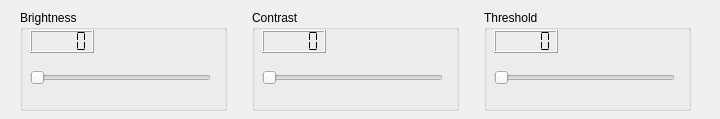
<ui version="4.0" >
 <class>LowPanel</class>
 <widget class="QWidget" name="LowPanel" >
  <property name="geometry" >
   <rect>
    <x>0</x>
    <y>0</y>
    <width>720</width>
    <height>119</height>
   </rect>
  </property>
  <property name="windowTitle" >
   <string>Form</string>
  </property>
  <widget class="QWidget" name="horizontalLayout" >
   <property name="geometry" >
    <rect>
     <x>20</x>
     <y>10</y>
     <width>671</width>
     <height>101</height>
    </rect>
   </property>
   <layout class="QHBoxLayout" >
    <property name="spacing" >
     <number>25</number>
    </property>
    <item>
     <widget class="QGroupBox" name="groupBox" >
      <property name="title" >
       <string>Brightness</string>
      </property>
      <widget class="QSlider" name="brightnessSlider" >
       <property name="geometry" >
        <rect>
         <x>10</x>
         <y>60</y>
         <width>181</width>
         <height>16</height>
        </rect>
       </property>
       <property name="maximum" >
        <number>100</number>
       </property>
       <property name="orientation" >
        <enum>Qt::Horizontal</enum>
       </property>
      </widget>
      <widget class="QLCDNumber" name="lcdBrightness" >
       <property name="geometry" >
        <rect>
         <x>10</x>
         <y>20</y>
         <width>64</width>
         <height>23</height>
        </rect>
       </property>
       <property name="segmentStyle" >
        <enum>QLCDNumber::Flat</enum>
       </property>
      </widget>
     </widget>
    </item>
    <item>
     <widget class="QGroupBox" name="groupBox_3" >
      <property name="title" >
       <string>Contrast</string>
      </property>
      <widget class="QSlider" name="contrastSlider" >
       <property name="geometry" >
        <rect>
         <x>10</x>
         <y>60</y>
         <width>181</width>
         <height>16</height>
        </rect>
       </property>
       <property name="maximum" >
        <number>100</number>
       </property>
       <property name="orientation" >
        <enum>Qt::Horizontal</enum>
       </property>
      </widget>
      <widget class="QLCDNumber" name="lcdContrast" >
       <property name="geometry" >
        <rect>
         <x>10</x>
         <y>20</y>
         <width>64</width>
         <height>23</height>
        </rect>
       </property>
       <property name="segmentStyle" >
        <enum>QLCDNumber::Flat</enum>
       </property>
      </widget>
     </widget>
    </item>
    <item>
     <widget class="QGroupBox" name="groupBox_2" >
      <property name="title" >
       <string>Threshold</string>
      </property>
      <widget class="QSlider" name="thresholdSlider" >
       <property name="geometry" >
        <rect>
         <x>10</x>
         <y>60</y>
         <width>181</width>
         <height>16</height>
        </rect>
       </property>
       <property name="maximum" >
        <number>100</number>
       </property>
       <property name="orientation" >
        <enum>Qt::Horizontal</enum>
       </property>
      </widget>
      <widget class="QLCDNumber" name="lcdThreshold" >
       <property name="geometry" >
        <rect>
         <x>10</x>
         <y>20</y>
         <width>64</width>
         <height>23</height>
        </rect>
       </property>
       <property name="segmentStyle" >
        <enum>QLCDNumber::Flat</enum>
       </property>
      </widget>
     </widget>
    </item>
   </layout>
  </widget>
 </widget>
 <resources/>
 <connections/>
</ui>
